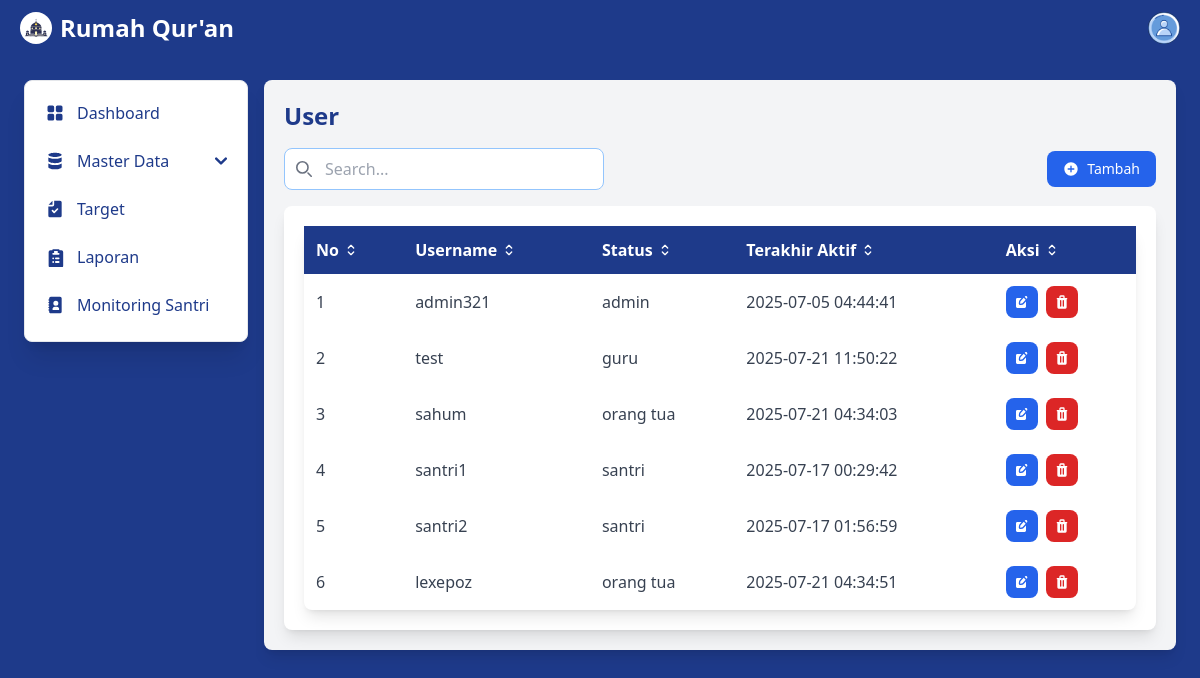
Screenshot of /admin/user (signed in) with the database file from the repository.
### tables this page shows
CREATE TABLE `user` (
  `id_user` int(11) NOT NULL,
  `username` varchar(50) NOT NULL,
  `password` varchar(255) NOT NULL,
  `email` varchar(100) NOT NULL,
  `role` enum('guru','santri','orang tua','admin') NOT NULL,
  `nama` varchar(100) NOT NULL,
  `alamat` text NOT NULL,
  `kontak` varchar(20) NOT NULL,
  `login_at` datetime NOT NULL DEFAULT current_timestamp() ON UPDATE current_timestamp()
);

### app/controllers/admin/User.php (called while the page is built, shortened)
<?php
class User extends Controller
{
    public function index()
    {
        $data['user'] = $this->model('User_model')->getUser();
        $this->view('admin/user/index', $data);
    }
}

### admin/index.php (called while the page is built, shortened)
<?php
$app = new AdminApp();

### app/core/Database.php (called while the page is built, shortened)
<?php
class Database
{
    private $host = DB_HOST;
    private $user = DB_USER;
    private $name = DB_NAME;
    private $pass = DB_PASS;
    private $dbh;
    private $stmt;
    public function __construct()
    {
        $dsn = 'mysql::host=' . $this->host . ';dbname=' . $this->name;
        $option = [
            PDO::ATTR_PERSISTENT => true,
            PDO::ATTR_ERRMODE => PDO::ERRMODE_EXCEPTION
        ];
        try {
            $this->dbh = new PDO($dsn, $this->user, $this->pass, $option);
        } catch (PDOException $e) {
            die($e->getMessage());
        }
    }
    public function query($query)
    {
        $this->stmt = $this->dbh->prepare($query);
    }
    public function execute()
    {
        $this->stmt->execute();
    }
    public function resultSet()
    {
        $this->execute();
        return $this->stmt->fetchAll(PDO::FETCH_ASSOC);
    }
}

### app/models/User_model.php (called while the page is built, shortened)
<?php
class User_model extends Model
{
    protected $table = 'user';
    public function getUser()
    {
        $this->db->query("SELECT * FROM " . $this->table);
        return $this->db->resultSet();
    }
}

### app/core/Model.php (called while the page is built, shortened)
<?php
class Model{
    public function __construct() {
        $this->db = new Database();
    }
}

### app/views/admin/user/index.php (the view, shortened to what this page needs)
<div class="mt-14 sm:ml-60 p-6 bg-blue-900 min-h-screen">
    <div class="p-5 bg-gray-100 shadow-lg rounded-lg">
        <h1 class="text-2xl font-bold mb-4 text-blue-900">User</h1>
        <div class="flex justify-between items-center mb-4 gap-4">
            <div class="search-container w-full max-w-xs relative">
                <div class="absolute inset-y-0 start-0 flex items-center ps-3 pointer-events-none">
                </div>
                <input type="text"
                    class="border rounded-lg p-2 ps-10 w-full bg-white text-gray-950 border-blue-300 focus:border-blue-500 focus:ring focus:ring-gray-200"
                    placeholder="Search..." id="dataTableSearch">
            </div>
            <div class="button-container">
                <button data-modal-target="crud-modal" data-modal-toggle="crud-modal" id="add-btn"
                    class="flex items-center gap-2 text-white bg-blue-600 hover:bg-blue-700 focus:ring-4 focus:outline-none focus:ring-gray-300 font-medium rounded-lg text-sm px-4 py-2">
                    <span>Tambah</span>
                </button>
            </div>
        </div>
        <div class="p-5 bg-white shadow-lg rounded-lg">
            <table class="w-full border-collapse bg-white shadow-lg rounded-lg" id="admin-table">
                <thead class="bg-blue-900 text-white rounded-t-lg">
                    <tr class="text-left">
                        <th class="p-3"><span class="flex items-center">
                                No
                                <svg class="w-4 h-4 ml-1" aria-hidden="true" xmlns="http://www.w3.org/2000/svg"
                                    width="24" height="24" fill="none" viewBox="0 0 24 24">
                                    <path stroke="currentColor" stroke-linecap="round" stroke-linejoin="round"
                                        stroke-width="2" d="m8 15 4 4 4-4m0-6-4-4-4 4" />
                                </svg>
                            </span></th>
                        <th class="p-3"><span class="flex items-center">
                                Username
                                <svg class="w-4 h-4 ml-1" aria-hidden="true" xmlns="http://www.w3.org/2000/svg"
                                    width="24" height="24" fill="none" viewBox="0 0 24 24">
                                    <path stroke="currentColor" stroke-linecap="round" stroke-linejoin="round"
                                        stroke-width="2" d="m8 15 4 4 4-4m0-6-4-4-4 4" />
                                </svg>
                            </span>
                        </th>
                        <th class="p-3">
                            <span class="flex items-center">
                                Status
                                <svg class="w-4 h-4 ml-1" aria-hidden="true" xmlns="http://www.w3.org/2000/svg"
                                    width="24" height="24" fill="none" viewBox="0 0 24 24">
                                    <path stroke="currentColor" stroke-linecap="round" stroke-linejoin="round"
                                        stroke-width="2" d="m8 15 4 4 4-4m0-6-4-4-4 4" />
                                </svg>
                            </span>
                        </th>
                        <th class="p-3">
                            <span class="flex items-center">
                                Terakhir Aktif
                                <svg class="w-4 h-4 ml-1" aria-hidden="true" xmlns="http://www.w3.org/2000/svg"
                                    width="24" height="24" fill="none" viewBox="0 0 24 24">
                                    <path stroke="currentColor" stroke-linecap="round" stroke-linejoin="round"
                                        stroke-width="2" d="m8 15 4 4 4-4m0-6-4-4-4 4" />
                                </svg>
                            </span>
                        </th>
                        <th class="p-3">
                            <span class="flex items-center">
                                Aksi
                                <svg class="w-4 h-4 ml-1" aria-hidden="true" xmlns="http://www.w3.org/2000/svg"
                                    width="24" height="24" fill="none" viewBox="0 0 24 24">
                                    <path stroke="currentColor" stroke-linecap="round" stroke-linejoin="round"
                                        stroke-width="2" d="m8 15 4 4 4-4m0-6-4-4-4 4" />
                                </svg>
                            </span>
                        </th>
                    </tr>
                </thead>
                <tbody class="rounded-b-lg">
                    <?php $no = 1;
                    foreach ($data['user'] as $user): ?>
                        <tr class="hover:bg-blue-100 cursor-pointer text-gray-700">
                            <td class="p-3"><?= $no++ ?></td>
                            <td class="p-3"><?= $user['username'] ?></td>
                            <td class="p-3"><?= $user['role'] ?></td>
                            <td class="p-3"><?= $user['login_at'] ?></td>
                            <td class="p-3">
                                <div class="flex space-x-2">
                                    <button
                                        onclick="editUser(<?= $user['id_user'] ?>, '<?= addslashes($user['username']) ?>','<?= addslashes($user['email']) ?>', '<?= addslashes($user['password']) ?>', '<?= addslashes($user['nama']) ?>','<?= addslashes($user['role']) ?>', '<?= addslashes($user['alamat']) ?>', '<?= addslashes($user['kontak']) ?>', '<?= addslashes($user['login_at']) ?>')"
                                        data-modal-target="crud-modal" data-modal-toggle="crud-modal"
                                        class="text-white bg-blue-600 hover:bg-blue-700 focus:ring-4 focus:outline-none focus:ring-blue-300 font-medium rounded-lg text-sm p-2">
                                    </button>
                                    <button
                                        class="text-white bg-red-600 hover:bg-red-700 focus:ring-4 focus:outline-none focus:ring-red-300 rounded-lg text-sm p-2"
                                        onclick="confirmDelete('user/delete', <?= $user['id_user'] ?>)">
                                    </button>
                                </div>
                            </td>
                        </tr>
                    <?php endforeach ?>
                </tbody>
            </table>
        </div>
    </div>
</div>

### app/core/Controller.php (shortened to what this page needs)
<?php
class Controller
{
    public function view($view, $data = [])
    {
        $possiblePaths = [
            __DIR__ . '/../views/' . $view . '.php',
            __DIR__ . '/../views/templates/' . $view . '.php',
            __DIR__ . '/../views/templates/Admin_' . basename($view) . '.php',
            __DIR__ . '/../views/templates/admin_' . basename($view) . '.php'
        ];
        foreach ($possiblePaths as $path) {
            if (file_exists($path)) {
                require_once $path;
                return;
            }
        }
        die('View not found: ' . $view . '. Tried paths: ' . implode(', ', $possiblePaths));
    }
    public function model($model)
    {
        return new $model;
    }
}

### rows the page displays
user: username "admin321", role "admin", login_at "2025-07-05 04:44:41"
user: username "test", role "guru", login_at "2025-07-21 11:50:22"
user: username "sahum", role "orang tua", login_at "2025-07-21 04:34:03"
user: username "santri1", role "santri", login_at "2025-07-17 00:29:42"
user: username "santri2", role "santri", login_at "2025-07-17 01:56:59"
user: username "lexepoz", role "orang tua", login_at "2025-07-21 04:34:51"
